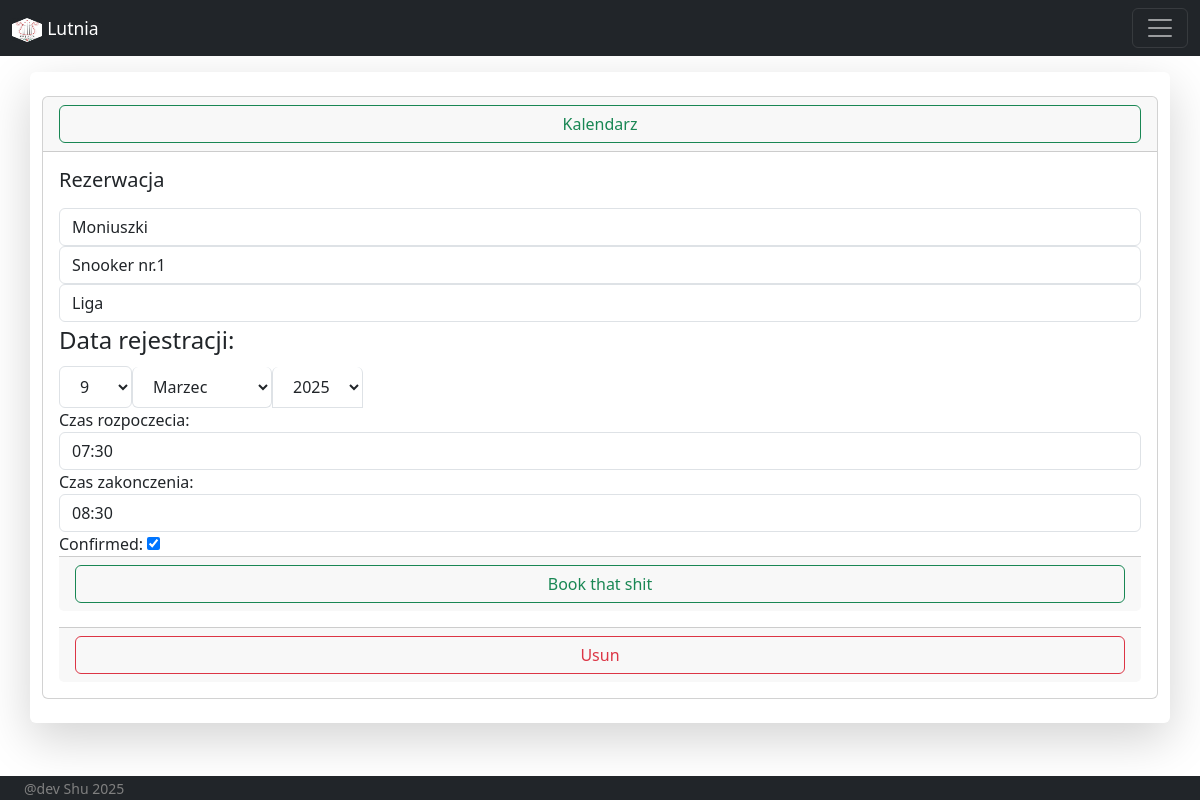
Page /event/edit/6/ (signed in) on the committed database.
### lutnia_app/models.py (models this page shows, shortened)
class Event(models.Model):
    PLACE_CHOICES = [
        ('1', 'Moniuszki'),
        ('2', 'Laska'),
    ]
    TABLE_CHOICES = [
        ('1', 'Snooker nr.1'),
        ('2', 'Snooker nr.2'),
        ('3', 'Pool nr.1'),
        ('4', 'Pool nr.2'),
        ('5', 'Snooker nr.3'),
        ('6', 'Snooker nr.4'),
        ('7', 'Snooker nr.5'),
    ]
    TABLE_CHOICES_LUTNIA =[
        ('5', 'Snooker nr.3'),
        ('6', 'Snooker nr.4'),
        ('7', 'Snooker nr.5'),
    ]
    BOOKING_TYPE_CHOICES = [
        ("1", "Liga"),
        ("2", "Turniej"),
        ("3", "Trening"),
        ("4", "Moge z kims ragrac"),
        ("5", "Rezerwuje dla 2 osob"),
        ("6", "Szkolka Dorosli"),
        ("7", "Szkolka Dzieci"),
        ("8", "Brak mozliwosci"),
    ]
    place = models.CharField(max_length=100, default='Moniuszki', choices=PLACE_CHOICES)
    table = models.CharField(max_length=100, default='Sonnker nr.1' , choices=TABLE_CHOICES)
    bookingtype = models.CharField(max_length=100, default='Liga', choices=BOOKING_TYPE_CHOICES)
    user = models.ForeignKey(User, null=False, blank=False, on_delete=models.CASCADE)
    start_time = models.DateTimeField()
    end_time = models.DateTimeField()
    confirmed = models.BooleanField(default=True)

### lutnia_app/views.py (the view, shortened to what this page needs)
# urls.py: path('event/edit/<int:event_id>/', views.event, name='event_edit'),
@login_required(login_url="my_login")
def event(request, event_id=None):
    if event_id:  # Editing an existing event
        instance = get_object_or_404(Event, pk=event_id)
        if instance.user != request.user:
            messages.error(request, "Nie mozesz edytowac tej rezerwacji. Nie jestes jej wlascicielem!")
            return redirect('month_view', month=instance.start_time.strftime("%m"), year=instance.start_time.strftime("%Y"))
    else:  # Creating a new event
        instance = Event()
        instance.user = request.user  # Assign the logged-in user as the event creator
    form = EventForm(request.POST or None, instance=instance)
    rok = timezone.now().year
    miesiac = timezone.now().month
    return render(request, 'lutnia_app/event.html', {'form': form, 'today_year': rok, 'today_month': miesiac, 'instance': instance})

### lutnia_app/templates/lutnia_app/event.html (shortened to what this page needs)
{% extends "lutnia_app/base.html" %}
{% load crispy_forms_tags %}
{% block content %}
<div class="card">
<div class="card-header d-grid"><a class="btn btn-outline-success" href="{% url 'month_view' year=today_year month=today_month %}">Kalendarz</a></div>
  <div class="card-body">
  <h5 class="card-title">Rezerwacja</h5>
  <p class="card-text">
    <form method="post">
       {{ form }}
      <div class="d-grid card-footer">
        <button type="submit" class="btn btn-outline-success"> Book that shit </button>
      </div>
    </form>
  </p>
  {% if instance.pk %}
  <div class="d-grid card-footer">
    <a href="{% url 'delete_event' instance.pk %}" class="btn btn-outline-danger">Usun</a>
  </div>
  {% endif %}
  </div>
</div>
{% endblock content %}

### rows in the picture
Event: place "Moniuszki", table "Snooker nr.1", bookingtype "Liga", confirmed "☑"
